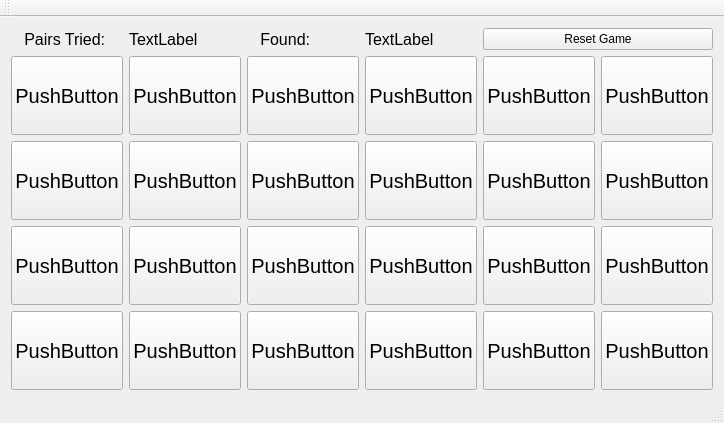
<?xml version="1.0" encoding="UTF-8"?>
<ui version="4.0">
 <class>MainWindow</class>
 <widget class="QMainWindow" name="MainWindow">
  <property name="geometry">
   <rect>
    <x>0</x>
    <y>0</y>
    <width>615</width>
    <height>423</height>
   </rect>
  </property>
  <property name="windowTitle">
   <string>MainWindow</string>
  </property>
  <widget class="QWidget" name="centralWidget">
   <layout class="QGridLayout" name="gridLayout">
    <item row="4" column="4">
     <widget class="QPushButton" name="pushButton_11">
      <property name="sizePolicy">
       <sizepolicy hsizetype="Expanding" vsizetype="Expanding">
        <horstretch>0</horstretch>
        <verstretch>0</verstretch>
       </sizepolicy>
      </property>
      <property name="font">
       <font>
        <pointsize>15</pointsize>
       </font>
      </property>
      <property name="text">
       <string>PushButton</string>
      </property>
     </widget>
    </item>
    <item row="2" column="3">
     <widget class="QPushButton" name="pushButton_15">
      <property name="sizePolicy">
       <sizepolicy hsizetype="Expanding" vsizetype="Expanding">
        <horstretch>0</horstretch>
        <verstretch>0</verstretch>
       </sizepolicy>
      </property>
      <property name="font">
       <font>
        <pointsize>15</pointsize>
       </font>
      </property>
      <property name="text">
       <string>PushButton</string>
      </property>
     </widget>
    </item>
    <item row="4" column="2">
     <widget class="QPushButton" name="pushButton_9">
      <property name="sizePolicy">
       <sizepolicy hsizetype="Expanding" vsizetype="Expanding">
        <horstretch>0</horstretch>
        <verstretch>0</verstretch>
       </sizepolicy>
      </property>
      <property name="font">
       <font>
        <pointsize>15</pointsize>
       </font>
      </property>
      <property name="text">
       <string>PushButton</string>
      </property>
     </widget>
    </item>
    <item row="2" column="0">
     <widget class="QPushButton" name="pushButton_13">
      <property name="sizePolicy">
       <sizepolicy hsizetype="Expanding" vsizetype="Expanding">
        <horstretch>0</horstretch>
        <verstretch>0</verstretch>
       </sizepolicy>
      </property>
      <property name="font">
       <font>
        <pointsize>15</pointsize>
       </font>
      </property>
      <property name="text">
       <string>PushButton</string>
      </property>
     </widget>
    </item>
    <item row="3" column="0">
     <widget class="QPushButton" name="pushButton_19">
      <property name="sizePolicy">
       <sizepolicy hsizetype="Expanding" vsizetype="Expanding">
        <horstretch>0</horstretch>
        <verstretch>0</verstretch>
       </sizepolicy>
      </property>
      <property name="font">
       <font>
        <pointsize>15</pointsize>
       </font>
      </property>
      <property name="text">
       <string>PushButton</string>
      </property>
     </widget>
    </item>
    <item row="4" column="1">
     <widget class="QPushButton" name="pushButton_8">
      <property name="sizePolicy">
       <sizepolicy hsizetype="Expanding" vsizetype="Expanding">
        <horstretch>0</horstretch>
        <verstretch>0</verstretch>
       </sizepolicy>
      </property>
      <property name="font">
       <font>
        <pointsize>15</pointsize>
       </font>
      </property>
      <property name="text">
       <string>PushButton</string>
      </property>
     </widget>
    </item>
    <item row="1" column="2">
     <widget class="QPushButton" name="pushButton_3">
      <property name="sizePolicy">
       <sizepolicy hsizetype="Expanding" vsizetype="Expanding">
        <horstretch>0</horstretch>
        <verstretch>0</verstretch>
       </sizepolicy>
      </property>
      <property name="font">
       <font>
        <pointsize>15</pointsize>
       </font>
      </property>
      <property name="text">
       <string>PushButton</string>
      </property>
     </widget>
    </item>
    <item row="3" column="2">
     <widget class="QPushButton" name="pushButton_21">
      <property name="sizePolicy">
       <sizepolicy hsizetype="Expanding" vsizetype="Expanding">
        <horstretch>0</horstretch>
        <verstretch>0</verstretch>
       </sizepolicy>
      </property>
      <property name="font">
       <font>
        <pointsize>15</pointsize>
       </font>
      </property>
      <property name="text">
       <string>PushButton</string>
      </property>
     </widget>
    </item>
    <item row="2" column="1">
     <widget class="QPushButton" name="pushButton_14">
      <property name="sizePolicy">
       <sizepolicy hsizetype="Expanding" vsizetype="Expanding">
        <horstretch>0</horstretch>
        <verstretch>0</verstretch>
       </sizepolicy>
      </property>
      <property name="font">
       <font>
        <pointsize>15</pointsize>
       </font>
      </property>
      <property name="text">
       <string>PushButton</string>
      </property>
     </widget>
    </item>
    <item row="4" column="3">
     <widget class="QPushButton" name="pushButton_10">
      <property name="sizePolicy">
       <sizepolicy hsizetype="Expanding" vsizetype="Expanding">
        <horstretch>0</horstretch>
        <verstretch>0</verstretch>
       </sizepolicy>
      </property>
      <property name="font">
       <font>
        <pointsize>15</pointsize>
       </font>
      </property>
      <property name="text">
       <string>PushButton</string>
      </property>
     </widget>
    </item>
    <item row="0" column="4" colspan="2">
     <widget class="QPushButton" name="Reset">
      <property name="sizePolicy">
       <sizepolicy hsizetype="MinimumExpanding" vsizetype="Fixed">
        <horstretch>0</horstretch>
        <verstretch>0</verstretch>
       </sizepolicy>
      </property>
      <property name="text">
       <string>Reset Game</string>
      </property>
     </widget>
    </item>
    <item row="3" column="5">
     <widget class="QPushButton" name="pushButton_24">
      <property name="sizePolicy">
       <sizepolicy hsizetype="Expanding" vsizetype="Expanding">
        <horstretch>0</horstretch>
        <verstretch>0</verstretch>
       </sizepolicy>
      </property>
      <property name="font">
       <font>
        <pointsize>15</pointsize>
       </font>
      </property>
      <property name="text">
       <string>PushButton</string>
      </property>
     </widget>
    </item>
    <item row="1" column="5">
     <widget class="QPushButton" name="pushButton_6">
      <property name="sizePolicy">
       <sizepolicy hsizetype="Expanding" vsizetype="Expanding">
        <horstretch>0</horstretch>
        <verstretch>0</verstretch>
       </sizepolicy>
      </property>
      <property name="font">
       <font>
        <pointsize>15</pointsize>
       </font>
      </property>
      <property name="text">
       <string>PushButton</string>
      </property>
     </widget>
    </item>
    <item row="1" column="4">
     <widget class="QPushButton" name="pushButton_5">
      <property name="sizePolicy">
       <sizepolicy hsizetype="Expanding" vsizetype="Expanding">
        <horstretch>0</horstretch>
        <verstretch>0</verstretch>
       </sizepolicy>
      </property>
      <property name="font">
       <font>
        <pointsize>15</pointsize>
       </font>
      </property>
      <property name="text">
       <string>PushButton</string>
      </property>
     </widget>
    </item>
    <item row="2" column="4">
     <widget class="QPushButton" name="pushButton_17">
      <property name="sizePolicy">
       <sizepolicy hsizetype="Expanding" vsizetype="Expanding">
        <horstretch>0</horstretch>
        <verstretch>0</verstretch>
       </sizepolicy>
      </property>
      <property name="font">
       <font>
        <pointsize>15</pointsize>
       </font>
      </property>
      <property name="text">
       <string>PushButton</string>
      </property>
     </widget>
    </item>
    <item row="3" column="4">
     <widget class="QPushButton" name="pushButton_23">
      <property name="sizePolicy">
       <sizepolicy hsizetype="Expanding" vsizetype="Expanding">
        <horstretch>0</horstretch>
        <verstretch>0</verstretch>
       </sizepolicy>
      </property>
      <property name="font">
       <font>
        <pointsize>15</pointsize>
       </font>
      </property>
      <property name="text">
       <string>PushButton</string>
      </property>
     </widget>
    </item>
    <item row="2" column="5">
     <widget class="QPushButton" name="pushButton_18">
      <property name="sizePolicy">
       <sizepolicy hsizetype="Expanding" vsizetype="Expanding">
        <horstretch>0</horstretch>
        <verstretch>0</verstretch>
       </sizepolicy>
      </property>
      <property name="font">
       <font>
        <pointsize>15</pointsize>
       </font>
      </property>
      <property name="text">
       <string>PushButton</string>
      </property>
     </widget>
    </item>
    <item row="2" column="2">
     <widget class="QPushButton" name="pushButton_16">
      <property name="sizePolicy">
       <sizepolicy hsizetype="Expanding" vsizetype="Expanding">
        <horstretch>0</horstretch>
        <verstretch>0</verstretch>
       </sizepolicy>
      </property>
      <property name="font">
       <font>
        <pointsize>15</pointsize>
       </font>
      </property>
      <property name="text">
       <string>PushButton</string>
      </property>
     </widget>
    </item>
    <item row="3" column="1">
     <widget class="QPushButton" name="pushButton_20">
      <property name="sizePolicy">
       <sizepolicy hsizetype="Expanding" vsizetype="Expanding">
        <horstretch>0</horstretch>
        <verstretch>0</verstretch>
       </sizepolicy>
      </property>
      <property name="font">
       <font>
        <pointsize>15</pointsize>
       </font>
      </property>
      <property name="text">
       <string>PushButton</string>
      </property>
     </widget>
    </item>
    <item row="4" column="0">
     <widget class="QPushButton" name="pushButton_7">
      <property name="sizePolicy">
       <sizepolicy hsizetype="Expanding" vsizetype="Expanding">
        <horstretch>0</horstretch>
        <verstretch>0</verstretch>
       </sizepolicy>
      </property>
      <property name="font">
       <font>
        <pointsize>15</pointsize>
       </font>
      </property>
      <property name="text">
       <string>PushButton</string>
      </property>
     </widget>
    </item>
    <item row="1" column="0">
     <widget class="QPushButton" name="pushButton_1">
      <property name="sizePolicy">
       <sizepolicy hsizetype="Expanding" vsizetype="Expanding">
        <horstretch>0</horstretch>
        <verstretch>0</verstretch>
       </sizepolicy>
      </property>
      <property name="font">
       <font>
        <pointsize>15</pointsize>
       </font>
      </property>
      <property name="text">
       <string>PushButton</string>
      </property>
     </widget>
    </item>
    <item row="4" column="5">
     <widget class="QPushButton" name="pushButton_12">
      <property name="sizePolicy">
       <sizepolicy hsizetype="Expanding" vsizetype="Expanding">
        <horstretch>0</horstretch>
        <verstretch>0</verstretch>
       </sizepolicy>
      </property>
      <property name="font">
       <font>
        <pointsize>15</pointsize>
       </font>
      </property>
      <property name="text">
       <string>PushButton</string>
      </property>
     </widget>
    </item>
    <item row="3" column="3">
     <widget class="QPushButton" name="pushButton_22">
      <property name="sizePolicy">
       <sizepolicy hsizetype="Expanding" vsizetype="Expanding">
        <horstretch>0</horstretch>
        <verstretch>0</verstretch>
       </sizepolicy>
      </property>
      <property name="font">
       <font>
        <pointsize>15</pointsize>
       </font>
      </property>
      <property name="text">
       <string>PushButton</string>
      </property>
     </widget>
    </item>
    <item row="1" column="3">
     <widget class="QPushButton" name="pushButton_4">
      <property name="sizePolicy">
       <sizepolicy hsizetype="Expanding" vsizetype="Expanding">
        <horstretch>0</horstretch>
        <verstretch>0</verstretch>
       </sizepolicy>
      </property>
      <property name="font">
       <font>
        <pointsize>15</pointsize>
       </font>
      </property>
      <property name="text">
       <string>PushButton</string>
      </property>
     </widget>
    </item>
    <item row="1" column="1">
     <widget class="QPushButton" name="pushButton_2">
      <property name="sizePolicy">
       <sizepolicy hsizetype="Expanding" vsizetype="Expanding">
        <horstretch>0</horstretch>
        <verstretch>0</verstretch>
       </sizepolicy>
      </property>
      <property name="font">
       <font>
        <pointsize>15</pointsize>
       </font>
      </property>
      <property name="text">
       <string>PushButton</string>
      </property>
     </widget>
    </item>
    <item row="0" column="0">
     <widget class="QLabel" name="pairs">
      <property name="font">
       <font>
        <pointsize>12</pointsize>
        <italic>false</italic>
        <stylestrategy>PreferDefault</stylestrategy>
       </font>
      </property>
      <property name="text">
       <string>   Pairs Tried:</string>
      </property>
     </widget>
    </item>
    <item row="0" column="2">
     <widget class="QLabel" name="found">
      <property name="font">
       <font>
        <pointsize>12</pointsize>
       </font>
      </property>
      <property name="text">
       <string>   Found:</string>
      </property>
     </widget>
    </item>
    <item row="0" column="1">
     <widget class="QLabel" name="pairs_val">
      <property name="font">
       <font>
        <pointsize>12</pointsize>
       </font>
      </property>
      <property name="text">
       <string>TextLabel</string>
      </property>
     </widget>
    </item>
    <item row="0" column="3">
     <widget class="QLabel" name="found_val">
      <property name="font">
       <font>
        <pointsize>12</pointsize>
       </font>
      </property>
      <property name="text">
       <string>TextLabel</string>
      </property>
     </widget>
    </item>
   </layout>
  </widget>
  <widget class="QToolBar" name="mainToolBar">
   <attribute name="toolBarArea">
    <enum>TopToolBarArea</enum>
   </attribute>
   <attribute name="toolBarBreak">
    <bool>false</bool>
   </attribute>
  </widget>
  <widget class="QStatusBar" name="statusBar"/>
 </widget>
 <layoutdefault spacing="6" margin="11"/>
 <resources/>
 <connections/>
</ui>
